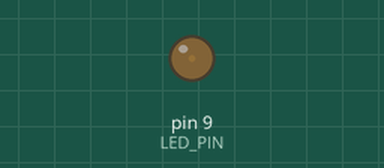
Simulated run of this sketch. Board: Arduino Uno, built with avr-gcc and run on an emulated ATmega328P. Parts: output pins drawn as LEDs (lit = HIGH). What the sketch prints to the serial monitor is not drawn.

Above: at 0.05 s.
At 1.15 s:
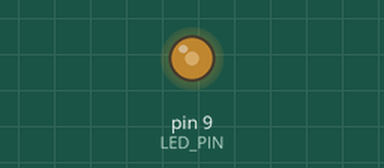
At 2.3 s:
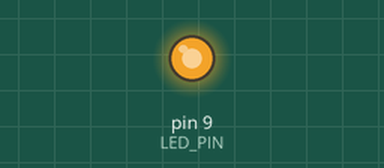
At 4.6 s:
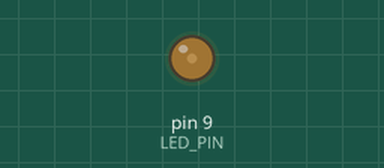
Timing chart, 0 to 6.7 s (numbered marks = the images above):
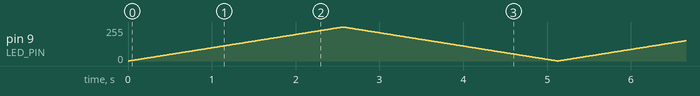

The sketch:

led_fader.ino
```cpp
/**

  Questo programma esegue il fading (variazione di luminosità)
  su un led collegato al pin 9 usando la funzione analogWrite
  Il fading avviene in modalità non bloccante. (non usa delay)
  Code by Leonardo Berti (c) 2012

*/

#include "fader.h"

#define LED_PIN 9

//led collegato al pin con modulazione PWM 9
Fader fader(LED_PIN);

int cnt=0;

void setup()
{

  Serial.begin(9600);

  Serial.println("FADER!");

  fader.setIntensity(12);

  fader.startFading(10,1,true,10);

}


void loop()
{
  if (!fader.updateState())
  {
    switch (cnt++) {

      case 0:
        //altra sequenza
        fader.startFading(100,10,true,10);
      break;
      case 1:
        fader.startFading(4,1,true,5);
        break;
      default:
        fader.startFading(300,16,true,4);
        cnt=0;
        break;

    }
  }

}
```

fader.cpp
```cpp
#include "fader.h"

Fader::Fader(int pin)
{
  attachTo(pin);
   pinMode(pin,OUTPUT); //questo non è necessario con analogWrite
}

Fader::~Fader()
{
}

  /**Collega il fader al pin analogico su cui è connesso il led
  i pin analogici di Arduino UNO sono 3,5,6,9,10,11
  */
bool Fader::attachTo(int pin)
{
  init_ok=false;

  if (pin==3 || pin==5 || pin==6 || pin==9 || pin==10 || pin==11)
  {
    this->pin=pin;
    init_ok=true;
    return true;
  }

  return false;
}

  /**Determina se è attivo un ciclo di fading*/
bool Fader::isFading()
{
  return is_fading;
}

  /**Interrompe il fading*/
void Fader::stopFading()
{
  is_fading=false;
}

  /**Imposta l'intensità (0-255)*/
bool Fader::setIntensity(byte intensity)
{
  if (init_ok)
  {
    analogWrite(pin,intensity);
  }
}

/**Legge l'intensità*/
byte Fader::getIntensity()
{
  return analogRead(pin);
}

  /**Avvia il fading
  @param delay_millis intervallo in millisecondi fra uno step e l'altro
  @param fade_step incremento/decremento intensità ad ogni step
  @param forward se settato da sepnto a massima intensità
  @param repeat numero ripetizioni, se -1 ciclo infinito
  */
bool Fader::startFading(int delay_millis,unsigned fade_step,bool forward,int repeat)
{
  delay_interval=delay_millis;
  this->fade_step=fade_step;
  fade_forward=forward;
  this->repeat=repeat;
  cnt=0;

  is_fading=true;
  last_time=millis();

  if (forward)
  {
    cur_intensity=0;
    this->fade_step=fade_step;

  }
  else
  {
    cur_intensity=0xFF;
    this->fade_step=-fade_step;

  }

  setIntensity(cur_intensity);

}

  /**
  Aggiorna lo stato di fading:deve essere invocata ad ogni ciclo del programma
  @return false se ha terminato il ciclo
  */
bool Fader::updateState()
{
  if (!is_fading) return false;

  unsigned long t=millis();

  if ((t-last_time)>=delay_interval)
  {

    last_time=t;

    cur_intensity+=fade_step;

    if (cur_intensity>0xFF) cur_intensity=0xFF;
    else if (cur_intensity<0) cur_intensity=0;

    setIntensity(cur_intensity);

    if (cur_intensity==0xFF || cur_intensity==0)
    {
      //inverte la direzione
      this->fade_step=-this->fade_step;

      ++cnt;

      if (cnt>=repeat)
      {
        is_fading=false;
      }

    }

  }

  return is_fading;

}
```

fader.h
```cpp
/**
  Classe wrapper per la gestione del fading di un led
  usando la modulazione PWM su un pin analogico di Arduino

  Code by Leonardo Berti (c) 2012

*/

#ifndef _FADER_INC_
#define _FADER_INC_

#include "Arduino.h"

class Fader
{
  private:

  int pin; //pin analogico
  int delay_interval; //intervallo in millisecondi fra un passo e l'altro
  int fade_step; //passo incremento/descrmento intensità
  bool is_fading;
  int repeat; //numero ripetizioni
  int cnt;
  bool fade_forward; //se settanto nel ciclo di fading va da spento a massima intensità
  bool init_ok;
  int cur_intensity;

  unsigned long last_time;

  public:

  Fader(int pin);
  ~Fader();

  /**Collega il fader al pin analogico su cui è connesso il led
  i pin PWM di Arduino UNO sono 5,6,9,10,11
  */
  bool attachTo(int pin);

  /**Determina se è attivo un ciclo di fading*/
  bool isFading();

  /**Interrompe il fading*/
  void stopFading();

  /**Imposta l'intensità (0-255)*/
  bool setIntensity(byte intensity);

  /**Legge l'intensità*/
  byte getIntensity();

  /**Avvia il fading
  @param delay_millis intervallo in millisecondi fra uno step e l'altro
  @param fade_step incremento/decremento intensità ad ogni step
  @param forward se settato da sepnto a massima intensità
  @param one_shot se settato arrivato alla fine si interrompe (se false va in ciclo infinito fino a che si invoca stopFading)
  */
  bool startFading(int delay_millis,unsigned fade_step,bool forward,int repeat);

  /**
  Aggiorna lo stato di fading:deve essere invocata ad ogni ciclo del programma
  @return false se ha terminato il ciclo
  */
  bool updateState();

};

#endif
```
